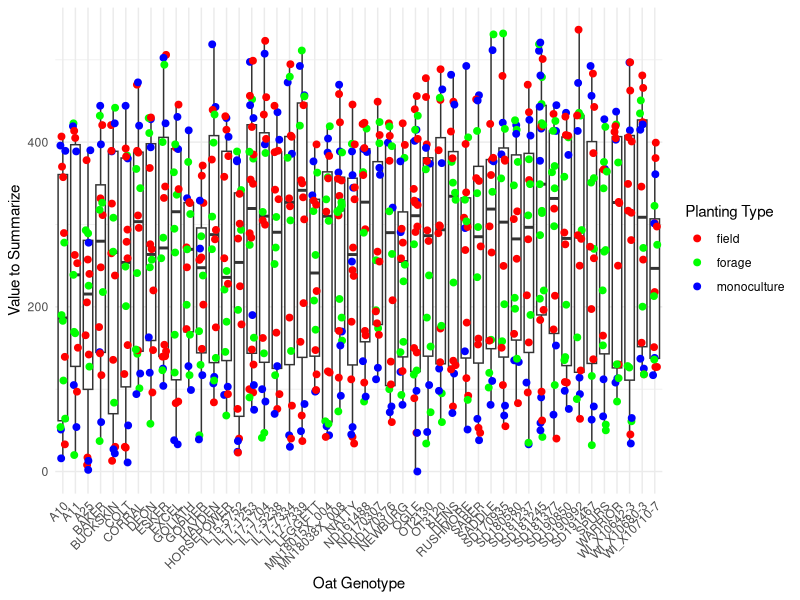
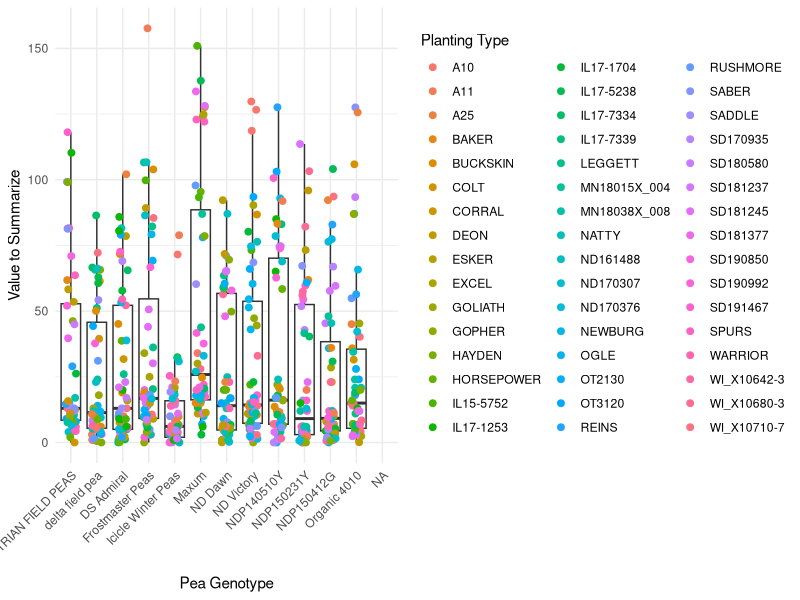
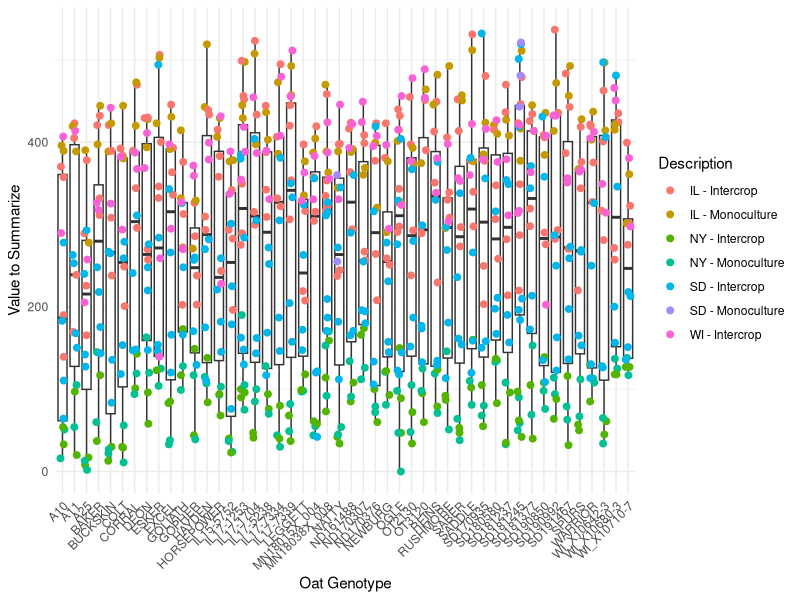
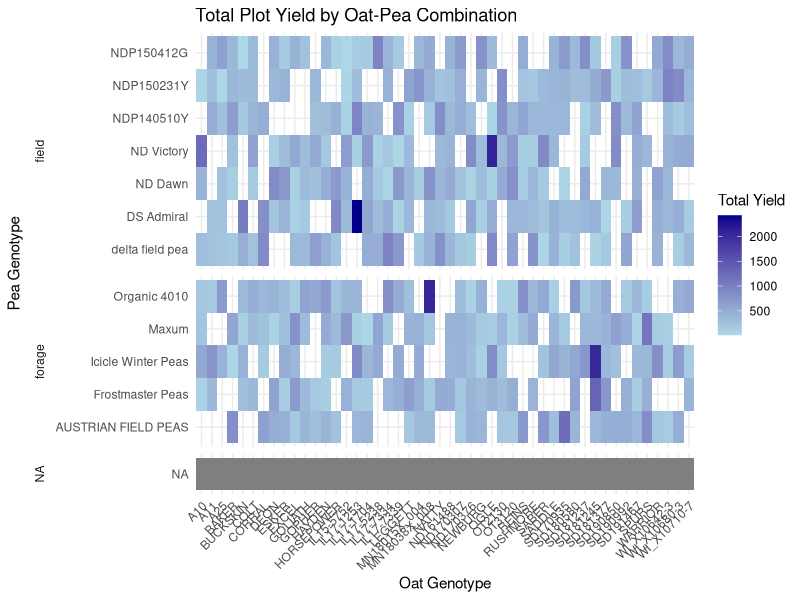
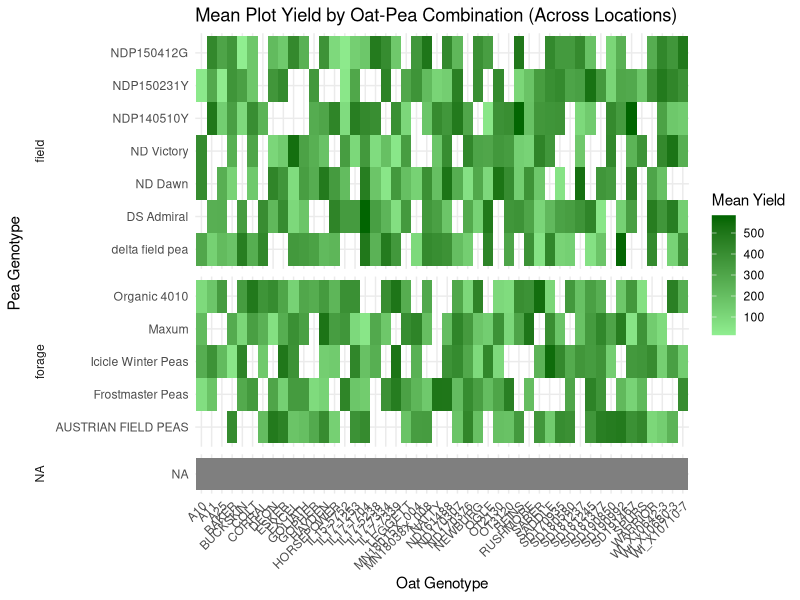
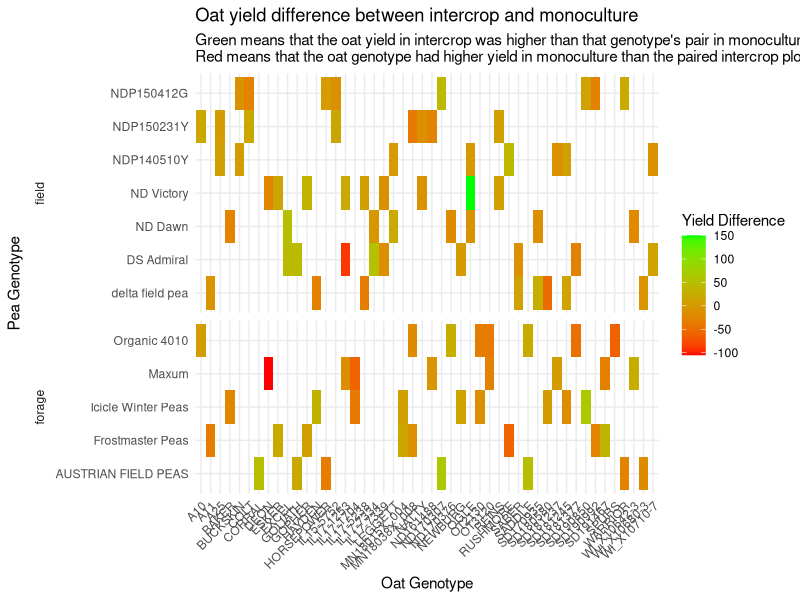
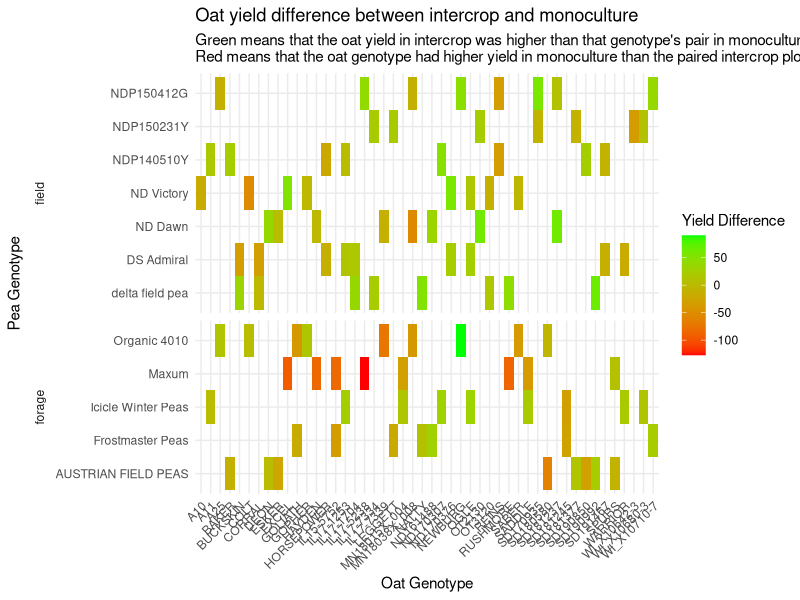
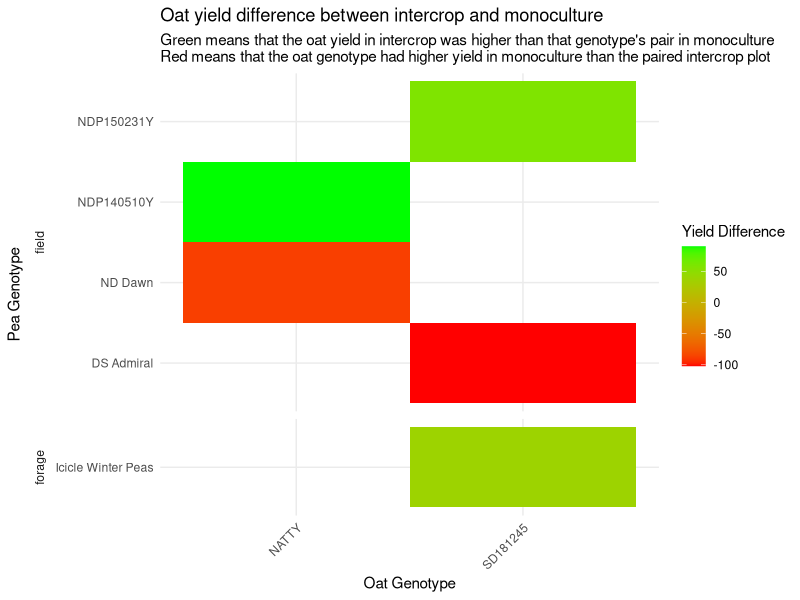

Reproduce these figures in R, in order.
## ---- chunk 1
knitr::opts_knit$set(root.dir = "/Users/leahtreffer/GitHub/OatPea_intercrop", echo = TRUE, warning = FALSE, message = FALSE)
## ---- chunk 2
library(RColorBrewer)
library(tidyverse)
library(readxl)
library(kableExtra)
library(ggrepel)
library(dplyr)
library(ggplot2)
library(lme4)
## ---- chunk 3
meta2023 <- read_csv("data/2023_plot_meta.csv") %>%
  select(peaName, pea_type) %>%
  distinct(peaName, .keep_all = TRUE)

# pea type from meta data
types <- meta2023[,c("peaName","pea_type")]
# Create a new table with unique entries based on 'Column1'
types <- types %>% distinct(peaName, .keep_all = TRUE)
#remove first row (na)
types <- types[-1,]

#WI 2023
Wisconsin23 <- read_excel("data/2023_multi_location_data.xlsx",
                                  sheet = "Wisconsin", skip = 2) %>%
  mutate(oat_yield = as.numeric(`Grain yield - g/m2|CO_350:0000260`)) %>%
  mutate(pea_yield = as.numeric(`Pea grain yield - g/m2|COMP:0000049`)) %>%
  mutate(studyLoc = "WI") %>%
  left_join(meta2023, by = "peaName") %>%
  select(studyName, studyYear, studyLoc, germplasmName, peaName, pea_type,
         observationLevel, observationUnitName, plotNumber, blockNumber,
         oat_yield, pea_yield) %>% 
  filter(plotNumber != 51)  ### plot 51 looks to have yield of oat and pea switched, removed for now

#NY 2023
NewYork23pt1 <- read_excel("data/2023_oat_pea_data.xlsx", sheet = "diversity") %>%
  select(plot_id, Biomass_1_oat_g, Biomass_2_oat_g, Biomass_3_oat_g, Biomass_4_oat_g, 
         Biomass_1_pea_g, Biomass_2_pea_g, Biomass_3_pea_g, Biomass_4_pea_g)

NewYork23 <- read_excel("data/2023_multi_location_data.xlsx",
                        sheet = "Cornell", skip = 2)%>%
  filter(plotNumber != "27") %>%
  mutate(oat_yield = as.numeric(`Grain yield - g/m2|CO_350:0000260`)) %>%
  mutate(pea_yield = as.numeric(`Pea grain yield - g/m2|COMP:0000049`)) %>%
  mutate(studyLoc = "NY") %>%
  mutate(plot_id = observationUnitDbId) %>%
  mutate(Lodging = `Lodging severity - 0-9 Rating|day 221|COMP:0000018`) %>%
  
  left_join(NewYork23pt1, by="plot_id") %>%

  select(studyName, studyYear, studyLoc, germplasmName, peaName, pea_type, observationLevel, 
         observationUnitName, plotNumber, blockNumber, Biomass_1_oat_g, Biomass_2_oat_g, 
         Biomass_3_oat_g, Biomass_4_oat_g, oat_yield, Lodging, Biomass_1_pea_g, 
         Biomass_2_pea_g, Biomass_3_pea_g, Biomass_4_pea_g, pea_yield)
#NY 2024
NewYork24 <- read.csv("data/2024_NY_SpringOatPea_cleaned2.csv") %>%
  mutate(studyLoc = "NY") %>%
  mutate(oat_yield = oat_grain_yield) %>%
  mutate(pea_yield = pea_grain_yield) %>%
  select(studyName, studyYear, studyLoc, germplasmName, peaName, pea_type, observationLevel, 
         observationUnitName, plotNumber, blockNumber, Biomass_1_oat_g, Biomass_2_oat_g, 
         Biomass_3_oat_g, Biomass_4_oat_g, oat_yield, Lodging, Biomass_1_pea_g, 
         Biomass_2_pea_g, Biomass_3_pea_g, Biomass_4_pea_g, pea_yield)
#NY Combined Years
NewYork <- rbind(NewYork23, NewYork24)

  
#IL 2023
Illinois23 <- read_excel("data/2023_multi_location_data.xlsx",
                      sheet = "Illinois", skip = 2)%>%
  mutate(oat_yield = as.numeric(`Grain yield - g/m2|CO_350:0000260`)) %>%
  mutate(pea_yield = as.numeric(`Pea grain yield - g/m2|COMP:0000049`)) %>%
  mutate(studyLoc = "IL") %>%
  
  left_join(meta2023, by = "peaName") %>%
  
  select(studyName, studyYear, studyLoc, germplasmName, peaName, pea_type,
         observationLevel, observationUnitName, plotNumber, blockNumber,
         oat_yield, pea_yield)
#IL 2024
Illinois24 <- read.csv("data/SpringOatPeaIntercrop_2024_IL_phenotypes.csv") %>%
  mutate(oat_yield = as.numeric(`Grain.yield...g.m2.CO_350.0000260`)) %>%
  mutate(pea_yield = as.numeric(`Pea.grain.yield...g.m2.COMP.0000049`)) %>%
  mutate(studyLoc = "IL")
  
colnames(Illinois24)[41:52] <- sub(".*_", "", colnames(Illinois24)[41:52])

Illinois24[, 41:52] <- lapply(names(Illinois24)[41:52], function(col) {
  ifelse(Illinois24[[col]] == 1, col, NA)
})

Illinois24$peaName <- apply(Illinois24[, 41:52], 1, function(x) {
  na.omit(x)[1]
})

Illinois24 <- Illinois24 %>% 
  mutate(peaName = gsub("\\.", " ", peaName)) %>%
  left_join(meta2023, by = "peaName") %>%
  mutate(pea_type = ifelse(is.na(pea_type) | pea_type == "", "monoculture", pea_type)) %>%
  select(studyName, studyYear, studyLoc, germplasmName, peaName, pea_type,
         observationLevel, observationUnitName, plotNumber, blockNumber,
         oat_yield, pea_yield)
# IL Combined Years
Illinois <- rbind(Illinois23, Illinois24)


#SD 2023
SDSU23 <- read_excel("data/2023_multi_location_data.xlsx",
                       sheet = "SDSU", skip = 2)%>%
  mutate(oat_yield = as.numeric(`Grain yield - g/m2|CO_350:0000260`)) %>%
  mutate(pea_yield = as.numeric(`Pea grain yield - g/m2|COMP:0000049`)) %>%
  mutate(studyLoc = "SD") %>%
  left_join(meta2023, by="peaName")%>%
  select(studyName, studyYear, studyLoc, germplasmName, peaName, pea_type,
         observationLevel, observationUnitName, plotNumber, blockNumber,
         oat_yield, pea_yield)
#SD 2024
SDSU24 <- read.csv("data/SpringOatPeaIntercrop_2024_SD_phenotypes.csv")%>%
  mutate(oat_yield = as.numeric(`Grain.yield...g.m2.CO_350.0000260`)) %>%
  mutate(pea_yield = as.numeric(`Pea.grain.yield...g.m2.COMP.0000049`)) %>%
  mutate(studyLoc = "SD")
#  get pea names from correct columns and make one peaName column
colnames(SDSU24)[40:51] <- sub(".*_", "", colnames(SDSU24)[40:51])

SDSU24[, 40:51] <- lapply(names(SDSU24)[40:51], function(col) {
  ifelse(SDSU24[[col]] == 1, col, NA)
})

SDSU24$peaName <- apply(SDSU24[, 40:51], 1, function(x) {
  na.omit(x)[1]
})

SDSU24 <- SDSU24 %>% 
  mutate(peaName = gsub("\\.", " ", peaName)) %>% #replace the . in the names with a space
  left_join(meta2023, by = "peaName") %>%
  mutate(pea_type = ifelse(is.na(pea_type) | pea_type == "", "monoculture", pea_type)) %>%
  select(studyName, studyYear, studyLoc, germplasmName, peaName, pea_type,
         observationLevel, observationUnitName, plotNumber, blockNumber,
         oat_yield, pea_yield)

# there are some plots with no pea_type listed (so should have no peas) but have values in the pea grain column
# add the pea wieghts to the oat weight for these by modifying the oat and pea grain data where pea_type is "monoculture"
SDSU24 <- SDSU24 %>%
  mutate(oat_yield = ifelse(pea_type == "monoculture", oat_yield + pea_yield, oat_yield),
         pea_yield = ifelse(pea_type == "monoculture", NA, pea_yield))

# SD Combined Years
SouthDakota <- rbind(SDSU23, SDSU24)
## ---- chunk 4
# create the new data frame with the specified columns and only the rows where the observationLevel column is "plot"
NewYork <- NewYork24[NewYork24$observationLevel == "plot", 
                    c('studyName', 'studyYear', 'studyLoc', 'germplasmName', 'peaName', 'pea_type', 
                      'observationLevel', 'observationUnitName', 'plotNumber', 'blockNumber', 
                      'oat_yield', 'pea_yield')] 


mulit_location_data <- bind_rows(NewYork,Illinois24,) %>%
  mutate(oat_fraction = oat_yield/(oat_yield +
                         pea_yield)) %>%
  mutate(location = studyLoc)

mulit_location_data <- bind_rows(NewYork,Illinois,SouthDakota,Wisconsin23) %>%
  mutate(oat_fraction = oat_yield/(oat_yield +
                         pea_yield)) %>%
  mutate(location = studyLoc)


## ---- chunk 5
data <- mulit_location_data %>%
  mutate(Planting_Group = ifelse(pea_type == "monoculture", "Monoculture", "Intercrop"))%>%
  mutate(Description = paste(location, "-", Planting_Group))
## ---- chunk 6
# Create the box plot with dots
ggplot(data, aes(x = germplasmName, y = oat_yield)) +
  geom_boxplot(outlier.shape = NA) +  # Boxplot without showing outliers
  geom_jitter(aes(color = pea_type), width = 0.2, size = 2) +  # Add dots, jitter for better visibility
  scale_color_manual(values = c("monoculture" = "blue", "field" = "red", "forage" = "green")) +  # Define colors
  labs(x = "Oat Genotype", y = "Value to Summarize", color = "Planting Type") +  # Labels
  theme_minimal() +  # Clean theme
  theme(axis.text.x = element_text(angle = 45, hjust = 1))  # Rotate x-axis labels for better readability

# looks like whether oat is in mono vs inter is not a large enough factor to dictate yield; could be environmental (location) and/or specific pea genotype 

ggplot(data, aes(x = peaName, y = pea_yield)) +
  geom_boxplot(outlier.shape = NA) +  # Boxplot without showing outliers
  geom_jitter(aes(color = germplasmName), width = 0.2, size = 2) +  # Add dots, jitter for better visibility
  labs(x = "Pea Genotype", y = "Value to Summarize", color = "Planting Type") +  # Labels
  theme_minimal() +  # Clean theme
  theme(axis.text.x = element_text(angle = 45, hjust = 1))  # Rotate x-axis labels for better readability



ggplot(data, aes(x = germplasmName, y = oat_yield)) +
  geom_boxplot(outlier.shape = NA) +  # Boxplot without showing outliers
  geom_jitter(aes(color = Description), width = 0.2, size = 2) +  # Add dots, jitter for better visibility
  #scale_color_manual(values = c("monoculture" = "blue", "field" = "red", "forage" = "green")) +  # Define colors
  labs(x = "Oat Genotype", y = "Value to Summarize", color = "Description") +  # Labels
  theme_minimal() +  # Clean theme
  theme(axis.text.x = element_text(angle = 45, hjust = 1))  # Rotate x-axis labels for better readability

## ---- chunk 7
#Calculate mean and standard deviation:
##group  data by oat Genotype and then calculate the mean and standard deviation of oat yield
# this is the mean of both intercrop and monoculture together
summary_stats <- mulit_location_data %>%
  group_by(germplasmName) %>%
  summarise(
    mean_value = mean(oat_yield, na.rm = TRUE),
    sd_value = sd(oat_yield, na.rm = TRUE),
    count = n()
  )
summary_stats
## ---- chunk 8
#what is the mean oat grain yield in intercrop
#what is the mean oat grain yield in monoculture
summary_stats <- data %>%
  group_by(germplasmName, Planting_Group) %>%
  summarise(
    mean_value = mean(oat_yield, na.rm = TRUE),
    se_value = sd(oat_yield, na.rm = TRUE) / sqrt(n()),  # Standard Error: SE = SD / sqrt(n)
    count = n()
  )

# Print the summary statistics
summary_stats

#write.csv(summary_stats, "output/mean_grain_yield.csv")

# is there a significant difference between how the genotype performs as a monoculture compared to as an intercrop

# Linear model with planting group and genotype
model <- lm(oat_yield ~ Planting_Group * germplasmName + location, data = data)
model <- lmer(oat_yield ~ Planting_Group * germplasmName + location + (1|blockNumber), data = data)

# Check the summary of the model
summary(model)

# You can also use an ANOVA to see if the interaction or main effects are significant
anova_model <- aov(oat_yield ~ Planting_Group * germplasmName + location, data = data)
summary(anova_model)

## ---- chunk 9
#Calculate mean and standard deviation:
##group  data by oat Genotype and then calculate the mean and standard deviation of pea yield
summary_stats_pea <- mulit_location_data %>%
  group_by(peaName) %>%
  summarise(
    mean_value = mean(pea_yield, na.rm = TRUE),
    sd_value = sd(pea_yield, na.rm = TRUE),
    count = n()
  )
summary_stats_pea
summary_stats_pea <- summary_stats_pea[1:12,] #remove the last row which has nothing in it 
## ---- chunk 10
#what is the mean pea grain yield in intercrop
#what is the mean pea grain yield in monoculture
summary_stats_pea2 <- data %>%
  group_by(peaName, Planting_Group) %>%
  summarise(
    mean_value = mean(pea_yield, na.rm = TRUE),
    se_value = sd(pea_yield, na.rm = TRUE) / sqrt(n()),  # Standard Error: SE = SD / sqrt(n)
    count = n()
  )

# Print the summary statistics
summary_stats_pea2 <- summary_stats_pea2[1:12,]
summary_stats_pea2

# is there a significant difference between how the pea genotype performs with different oat genotypes

# Linear model with planting group and genotype
model2 <- lm(pea_yield ~ germplasmName * peaName + location, data = data)

# Check the summary of the model
summary(model2)

# You can also use an ANOVA to see if the interaction or main effects are significant
anova_model2 <- aov(pea_yield ~ germplasmName * peaName + location, data = data)
summary(anova_model2)

## ---- chunk 11
# Summarize the data by oat and pea genotypes to get total plot yield for each combination
summary_stats <- data %>%
  group_by(germplasmName, peaName) %>%
  summarise(total_plot_yield = sum(oat_yield + pea_yield)) %>%
  ungroup()%>%
  left_join(types, by = "peaName")

# Create the heatmap
ggplot(summary_stats, aes(x = germplasmName, y = peaName, fill = total_plot_yield)) +
  geom_tile() + 
  scale_fill_gradient(low = "lightblue", high = "darkblue") +  # Color gradient for yield
  labs(title = "Total Plot Yield by Oat-Pea Combination",
       x = "Oat Genotype",
       y = "Pea Genotype",
       fill = "Total Yield") +  # Labels for plot
  theme_minimal() + 
  theme(axis.text.x = element_text(angle = 45, hjust = 1),
        strip.placement = "outside")+  # Rotate x-axis labels for better readability
  facet_grid(pea_type ~ ., scales = "free", space = "free", switch = "y")

# this does not account for multiple locations which was a significant factor according to ANOVA

# Summarize data by oat genotype, pea genotype, and take mean across locations
summary_stats2 <- data %>%
  group_by(germplasmName, peaName) %>%
  summarise(mean_plot_yield = mean(oat_yield + pea_yield),
            count = n()) %>%  # To know how many locations a combination appears in
  ungroup()%>%
  left_join(types, by = "peaName")

# Create the heatmap
ggplot(summary_stats2, aes(x = germplasmName, y = peaName, fill = mean_plot_yield)) +
  geom_tile() + 
  scale_fill_gradient(low = "lightgreen", high = "darkgreen") +  # Color gradient for mean yield
  labs(title = "Mean Plot Yield by Oat-Pea Combination (Across Locations)",
       x = "Oat Genotype",
       y = "Pea Genotype",
       fill = "Mean Yield") +  # Labels for plot
  theme_minimal() + 
  theme(axis.text.x = element_text(angle = 45, hjust = 1),
        strip.placement = "outside")+  # Rotate x-axis labels for better readability
  facet_grid(pea_type ~ ., scales = "free", space = "free", switch = "y")
# order the peas by which type they are and indicate the two groups somehow in the axis

## ---- chunk 12
# is the total grain yield of the plot higher in the intercrop than the monoculture
# start by looking at just NY

data2 <- read.csv("data/2024_NY_SpringOatPea_cleaned2.csv")

data3 <- data2 %>%
  mutate(pair = ceiling(plotNumber / 2))%>%
  arrange(pair)                

# just plot level (yield data)
data3_plotlvl <- data3 %>%
  filter(observationLevel == "plot")

data3_pairs <- data3_plotlvl %>%
  group_by(pair) %>%
  mutate(total_yield = oat_grain_yield + coalesce(pea_grain_yield, 0))%>%
  mutate(management = factor(ifelse(pea_type == "monoculture", "monoculture", "intercrop")))%>%
  summarise(
    germplasmName = first(germplasmName),                     # Get the germplasmName (same for each pair)
    peaName = na.omit(peaName)[1],                            # Get the non-NA peaName (first non-NA value)
    intercrop_yield = total_yield[management == "intercrop"], # Get the yield from intercrop
    monoculture_yield = total_yield[management == "monoculture"], # Get the yield from monoculture
    yield_difference = intercrop_yield - monoculture_yield,   # Calculate the difference (intercrop - monoculture)
  ) %>%
  ungroup()%>%
  left_join(types, by = "peaName")%>%
  select("germplasmName", "peaName", "pea_type", "intercrop_yield", "monoculture_yield", "yield_difference")

data3_pairs_oat <- data3_plotlvl %>%
  group_by(pair) %>%
  #mutate(total_yield = oat_grain_yield + coalesce(pea_grain_yield, 0))%>%
  mutate(management = factor(ifelse(pea_type == "monoculture", "monoculture", "intercrop")))%>%
  summarise(
    germplasmName = first(germplasmName),                     # Get the germplasmName (same for each pair)
    peaName = na.omit(peaName)[1],                            # Get the non-NA peaName (first non-NA value)
    intercrop_yield = oat_grain_yield[management == "intercrop"], # Get the yield from intercrop
    monoculture_yield = oat_grain_yield[management == "monoculture"], # Get the yield from monoculture
    yield_difference = intercrop_yield - monoculture_yield,   # Calculate the difference (intercrop - monoculture)
  ) %>%
  ungroup()%>%
  left_join(types, by = "peaName")%>%
  select("germplasmName", "peaName", "pea_type", "intercrop_yield", "monoculture_yield", "yield_difference")
## ---- chunk 13
# New York
# Create the heatmap
# red means monoculture had higher oat yield than the oat in intercrop
# green means that the oat yield in intercrop was higher than that oat in monoculture

ggplot(data3_pairs_oat, aes(x = germplasmName, y = peaName, fill = yield_difference)) +
  geom_tile() +
  scale_fill_gradient(low = "red", high = "green") +  # Color gradient for mean yield
  labs(
    title = "Oat yield difference between intercrop and monoculture",
    subtitle = "Green means that the oat yield in intercrop was higher than that genotype's pair in monoculture\nRed means that the oat genotype had higher yield in monoculture than the paired intercrop plot",
    x = "Oat Genotype",
    y = "Pea Genotype",
    fill = "Yield Difference"
  ) +  # Labels for plot
  theme_minimal() +
  theme(axis.text.x = element_text(angle = 45, hjust = 1),
        strip.placement = "outside")+
  facet_grid(pea_type ~ ., scales = "free", space = "free", switch = "y")#
## ---- chunk 14
#IL

IL <- Illinois24 %>%
  arrange(plotNumber)%>%
  mutate(pair = ceiling(plotNumber / 2))%>%
  arrange(pair)                


IL_pairs <- IL %>%
  group_by(pair) %>%
  mutate(total_yield = oat_yield + coalesce(pea_yield, 0))%>%
  mutate(management = factor(ifelse(pea_type == "monoculture", "monoculture", "intercrop")))%>%
  summarise(
    germplasmName = first(germplasmName),                     # Get the germplasmName (same for each pair)
    peaName = na.omit(peaName)[1],                            # Get the non-NA peaName (first non-NA value)
    intercrop_yield = total_yield[management == "intercrop"], # Get the yield from intercrop
    monoculture_yield = total_yield[management == "monoculture"], # Get the yield from monoculture
    yield_difference = intercrop_yield - monoculture_yield,   # Calculate the difference (intercrop - monoculture)
  ) %>%
  ungroup()%>%
  left_join(types, by = "peaName")%>%
  select("germplasmName", "peaName", "pea_type", "intercrop_yield", "monoculture_yield", "yield_difference")

IL_pairs_oat <- IL %>%
  group_by(pair) %>%
  #mutate(total_yield = oat_grain_yield + coalesce(pea_grain_yield, 0))%>%
  mutate(management = factor(ifelse(pea_type == "monoculture", "monoculture", "intercrop")))%>%
  summarise(
    germplasmName = first(germplasmName),                     # Get the germplasmName (same for each pair)
    peaName = na.omit(peaName)[1],                            # Get the non-NA peaName (first non-NA value)
    intercrop_yield = oat_yield[management == "intercrop"], # Get the yield from intercrop
    monoculture_yield = oat_yield[management == "monoculture"], # Get the yield from monoculture
    yield_difference = intercrop_yield - monoculture_yield,   # Calculate the difference (intercrop - monoculture)
  ) %>%
  ungroup()%>%
  left_join(types, by = "peaName")%>%
  select("germplasmName", "peaName", "pea_type", "intercrop_yield", "monoculture_yield", "yield_difference")
## ---- chunk 15
# Illinois
# Create the heatmap
# red means monoculture had higher oat yield than the oat in intercrop
# green means that the oat yield in intercrop was higher than that oat in monoculture

ggplot(IL_pairs_oat, aes(x = germplasmName, y = peaName, fill = yield_difference)) +
  geom_tile() +
  scale_fill_gradient(low = "red", high = "green") +  # Color gradient for mean yield
  labs(
    title = "Oat yield difference between intercrop and monoculture",
    subtitle = "Green means that the oat yield in intercrop was higher than that genotype's pair in monoculture\nRed means that the oat genotype had higher yield in monoculture than the paired intercrop plot",
    x = "Oat Genotype",
    y = "Pea Genotype",
    fill = "Yield Difference"
  ) +  # Labels for plot
  theme_minimal() +
  theme(axis.text.x = element_text(angle = 45, hjust = 1),
        strip.placement = "outside")+
  facet_grid(pea_type ~ ., scales = "free", space = "free", switch = "y")#
## ---- chunk 16
#SD
# SD is weird becuase they only have a few that are paired, most do not have an intercrop - monoculture pair, just intercrops

# make new table with just the paired plots
SD <- SDSU24[c(1,2,11,12,54,55,80,81,97,98),] %>%
  arrange(plotNumber)%>%
  mutate(pair = c(1,1,2,2,3,3,4,4,5,5))%>%
  arrange(pair)                


SD_pairs <- SD %>%
  group_by(pair) %>%
  mutate(total_yield = oat_yield + coalesce(pea_yield, 0))%>%
  mutate(management = factor(ifelse(pea_type == "monoculture", "monoculture", "intercrop")))%>%
  summarise(
    germplasmName = first(germplasmName),                     # Get the germplasmName (same for each pair)
    peaName = na.omit(peaName)[1],                            # Get the non-NA peaName (first non-NA value)
    intercrop_yield = total_yield[management == "intercrop"], # Get the yield from intercrop
    monoculture_yield = total_yield[management == "monoculture"], # Get the yield from monoculture
    yield_difference = intercrop_yield - monoculture_yield,   # Calculate the difference (intercrop - monoculture)
  ) %>%
  ungroup()%>%
  left_join(types, by = "peaName")%>%
  select("germplasmName", "peaName", "pea_type", "intercrop_yield", "monoculture_yield", "yield_difference")

SD_pairs_oat <- SD %>%
  group_by(pair) %>%
  #mutate(total_yield = oat_grain_yield + coalesce(pea_grain_yield, 0))%>%
  mutate(management = factor(ifelse(pea_type == "monoculture", "monoculture", "intercrop")))%>%
  summarise(
    germplasmName = first(germplasmName),                     # Get the germplasmName (same for each pair)
    peaName = na.omit(peaName)[1],                            # Get the non-NA peaName (first non-NA value)
    intercrop_yield = oat_yield[management == "intercrop"], # Get the yield from intercrop
    monoculture_yield = oat_yield[management == "monoculture"], # Get the yield from monoculture
    yield_difference = intercrop_yield - monoculture_yield,   # Calculate the difference (intercrop - monoculture)
  ) %>%
  ungroup()%>%
  left_join(types, by = "peaName")%>%
  select("germplasmName", "peaName", "pea_type", "intercrop_yield", "monoculture_yield", "yield_difference")
## ---- chunk 17
# South Dakota
# Create the heatmap
# red means monoculture had higher oat yield than the oat in intercrop
# green means that the oat yield in intercrop was higher than that oat in monoculture

ggplot(SD_pairs_oat, aes(x = germplasmName, y = peaName, fill = yield_difference)) +
  geom_tile() +
  scale_fill_gradient(low = "red", high = "green") +  # Color gradient for mean yield
  labs(
    title = "Oat yield difference between intercrop and monoculture",
    subtitle = "Green means that the oat yield in intercrop was higher than that genotype's pair in monoculture\nRed means that the oat genotype had higher yield in monoculture than the paired intercrop plot",
    x = "Oat Genotype",
    y = "Pea Genotype",
    fill = "Yield Difference"
  ) +  # Labels for plot
  theme_minimal() +
  theme(axis.text.x = element_text(angle = 45, hjust = 1),
        strip.placement = "outside")+
  facet_grid(pea_type ~ ., scales = "free", space = "free", switch = "y")
## ---- chunk 18
# is the total grain yield of the plot higher in the intercrop than the monoculture
# Combined location

data3_pairs_oat$location <- "NY"
IL_pairs_oat$location <- "IL"
SD_pairs_oat$location <- "SD"

#all together now
combined_pairs_oat <- rbind(data3_pairs_oat, IL_pairs_oat, SD_pairs_oat)
# since there are only 5 for SD and they are not normally distributed (as visualized with histograms), drop them from this graph
combined_pairs_oat <- rbind(data3_pairs_oat, IL_pairs_oat)

#this uses both data locations but does not visualize the locations separatley 
ggplot(combined_pairs_oat, aes(x = germplasmName, y = peaName, fill = yield_difference)) +
  geom_tile() +
  scale_fill_gradient(low = "red", high = "green") +  # Color gradient for mean yield
  labs(
    title = "Oat yield difference between intercrop and monoculture",
    subtitle = "Green means that the oat yield in intercrop was higher than that genotype's pair in monoculture\nRed means that the oat genotype had higher yield in monoculture than the paired intercrop plot",
    x = "Oat",
    y = "Pea",
    fill = "Yield Difference"
  ) +  # Labels for plot
  theme_minimal() +
  theme(axis.text.x = element_text(angle = 45, hjust = 1),
        strip.placement = "outside")+
  facet_grid(pea_type ~ ., scales = "free", space = "free", switch = "y")

combined_pairs_oat$oat_location <- paste0(combined_pairs_oat$germplasmName, "_", combined_pairs_oat$location)

combined_pairs_oat <- combined_pairs_oat %>%
  arrange(oat_location)


ggplot(combined_pairs_oat, aes(x = oat_location, y = peaName, fill = yield_difference)) +
  geom_tile() +
  scale_fill_gradient(low = "red", high = "green") +  # Color gradient for mean yield
  labs(
    title = "Oat yield difference between intercrop and monoculture",
    subtitle = "Green means that the oat yield in intercrop was higher than that genotype's pair in monoculture\nRed means that the oat genotype had higher yield in monoculture than the paired intercrop plot",
    x = "Oat",
    y = "Pea",
    fill = "Yield Difference"
  ) +  # Labels for plot
  theme_minimal() +
  theme(axis.text.x = element_text(angle = 75, hjust = 1),
        strip.placement = "outside")+
  facet_grid(pea_type ~ ., scales = "free", space = "free", switch = "y")
